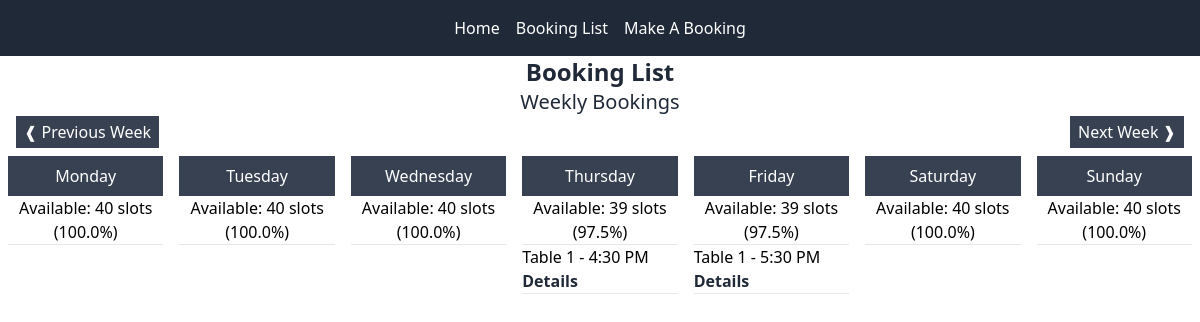
/booking-list/?week_offset=-1, run on the app's committed database.
### tables/models.py (models this page shows, shortened)
class Table(models.Model):
    customer_name = models.CharField(max_length=50)
    customer_email = models.EmailField()
    customer_mobile = models.CharField(max_length=20)
    table_number = models.CharField(max_length=10, blank=True, null=True)
    date = models.DateField()
    time = models.IntegerField(choices=BOOKING_TIME)
    party_number = models.PositiveIntegerField()
    dietary_requirements = models.TextField(blank=True, null=True)
    created_at = models.DateTimeField(auto_now_add=True)
    def __str__(self):
        return (
            self.customer_name
            + " table: "
            + str(self.table_number)
            + " on "
            + str(self.date)
            + " at "
            + str(self.get_time_display())
            + " for "
            + str(self.party_number)
        )

### tables/views.py (the view)
# urls.py: path("booking-list/", views.booking_list, name="booking_list"),
def booking_list(request):
    message = None
    today = timezone.now().date()
    week_offset = int(request.GET.get("week_offset", 0))
    start_of_week = (
        today
        - timezone.timedelta(days=today.weekday())
        + timezone.timedelta(weeks=week_offset)
    )
    end_of_week = start_of_week + timezone.timedelta(days=6)
    bookings = Table.objects.filter(date__range=[start_of_week, end_of_week]).order_by(
        "time"
    )
    print(bookings)
    if not bookings.exists():
        message = "No bookings found for this week."
    weekdays = [
        (start_of_week + timezone.timedelta(days=i)).strftime("%A") for i in range(7)
    ]
    available_tables = len(TABLES)
    remaining_capacity_data = []
    for day_index in range(7):
        date = start_of_week + timezone.timedelta(days=day_index)
        total_minutes = CLOSING - OPENING
        booking_slots = total_minutes // DURATION
        available_capacity = available_tables * booking_slots
        booked = Table.objects.filter(date=date)
        booked_capacity = booked.count() or 0
        remaining_capacity = max(0, available_capacity - booked_capacity)
        remaining_capacity_percentage = (
            100 * remaining_capacity / available_capacity
            if available_capacity > 0
            else 0
        )
        remaining_capacity_data.append(
            {
                "day": weekdays[day_index],
                "remaining_capacity": remaining_capacity,
                "remaining_capacity_percentage": remaining_capacity_percentage,
            }
        )
    context = {
        "weekdays": weekdays,
        "bookings": bookings,
        "remaining_capacity_data": remaining_capacity_data,
        "week_offset": week_offset,
        "message": message,
    }
    return render(request, "booking_list.html", context)

### templates/booking_list.html
{% extends 'base.html' %}
{% block content %}
<h1 class="text-center text-gray-800 text-2xl font-bold">Booking List</h1>
<div>
    <h2 class="text-center text-gray-800 text-xl">Weekly Bookings</h2>
    <div class="flex justify-between mx-4 text-white">
        <a class="bg-gray-700 px-2 py-1" href="{% url 'booking_list' %}?week_offset={{ week_offset|add:'-1' }}">&#10096;
            Previous
            Week</a>
        <a class="bg-gray-700 px-2 py-1" href="{% url 'booking_list' %}?week_offset={{ week_offset|add:'1' }}">Next
            Week &#10097;</a>
    </div>
    <div class="flex justify-evenly flex-wrap lg:flex-nowrap">
        {% for day in weekdays %}
        <div class="w-full p-2">
            <div class="bg-gray-700">
                <h3 class="text-white py-2 text-center">{{ day }}</h3>
            </div>
            {% for data in remaining_capacity_data %}
            {% if data.day == day %}
            <p class="text-center">Available: {{ data.remaining_capacity}} slots
                ({{ data.remaining_capacity_percentage }}%)</p>
            <hr>
            {% endif %}
            {% endfor %}
            <ul>
                {% for booking in bookings %}
                {% if booking.date.weekday == forloop.parentloop.counter0 %}
                <li>Table {{ booking.table_number }} - {{ booking.get_time_display }}</li>
                <li>
                    <a href="{% url 'booking_detail' booking.id %}" class="text-gray-800 font-bold">Details</a>
                </li>
                <hr>
                {% endif %}
                {% endfor %}
            </ul>
        </div>
        {% endfor %}
    </div>
</div>
{% endblock %}

### data on the page
Table: table_number "1", time "4:30 PM"
Table: table_number "1", time "5:30 PM"

### other printed values
{{ day }} "Monday" "Tuesday" "Wednesday" "Thursday" "Friday" "Saturday" "Sunday"
{{ data.remaining_capacity }} "40" "40" "40" "39" "39" "40" "40"
{{ data.remaining_capacity_percentage }} "100.0" "100.0" "100.0" "97.5" "97.5" "100.0" "100.0"
